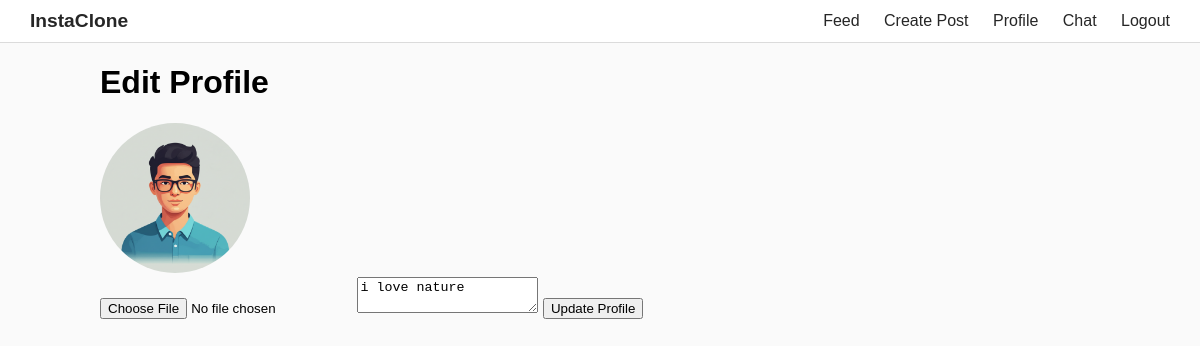
The page /update_profile/ (signed in) on the database its author committed.
### instaclone/models.py (models this page shows, shortened)
class Profile(models.Model):
    user = models.OneToOneField(User, on_delete=models.CASCADE)
    bio = models.TextField(blank=True)
    profile_image = models.ImageField(upload_to='profile_images/', default='profile_images/default.jpg')

### instaclone/views.py (the view)
# urls.py: path('update_profile/', views.update_profile_view, name='update_profile'),
@login_required
def update_profile_view(request):
    profile = request.user.profile
    if request.method == 'POST':
        profile.bio = request.POST['bio']
        if 'profile_image' in request.FILES:
            profile.profile_image = request.FILES['profile_image']
        profile.save()
        return redirect('profile', username=request.user.username)
    return render(request, 'update_profile.html', {'profile': profile})

### templates/update_profile.html (shortened to what this page needs)
{% extends 'base.html' %}
{% block content %}
<h1>Edit Profile</h1>
<form method="POST" enctype="multipart/form-data">
    <div class="profile-pic">
        {% if profile.profile_image %}
            <img src="{{ profile.profile_image.url }}">
        {% else %}
            <img src="/media/profile_images/default.jpg">
        {% endif %}
    </div>
    <input type="file" name="profile_image" accept="image/*">
    <textarea name="bio" placeholder="Bio">{{ profile.bio }}</textarea>
    <button type="submit">Update Profile</button>
</form>
{% endblock %}

### static/css/style.css (style rules this page uses)
body { font-family: Arial, sans-serif; margin: 0; padding: 0; background-color: #fafafa; }
.profile-pic img { width: 150px; height: 150px; border-radius: 50%; margin-right: 30px; }

### rows shown on the page
Profile: profile_image (picture), bio "i love nature"
